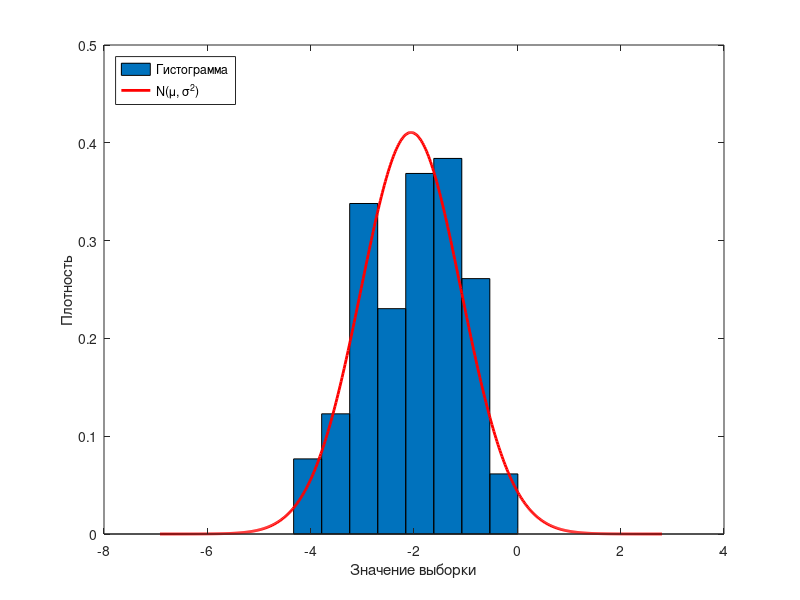
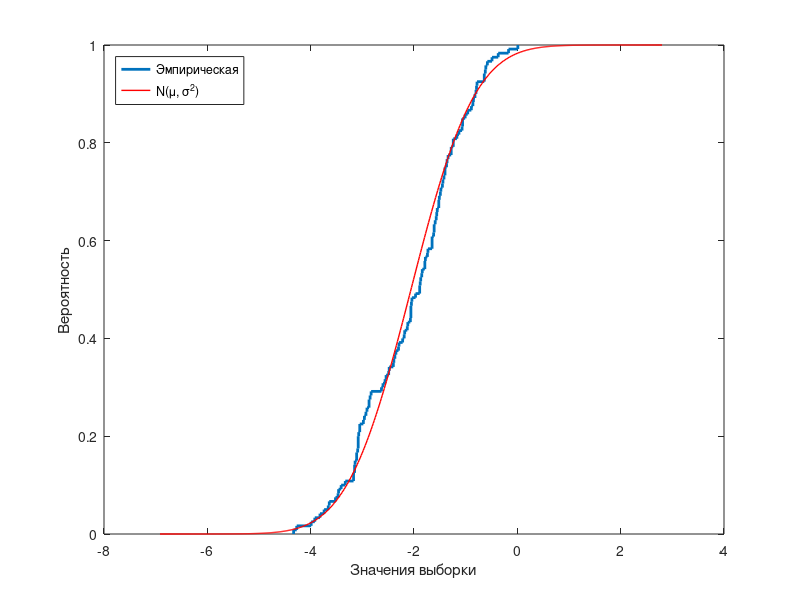

Here is the MATLAB script that generated these plots, in order:
clear all;
x = [-2.54,-0.79,-4.27,-3.09,-3.82,-0.61,-0.64,-1.24,-1.73,-2.91,-1.48,-1.28,-0.37,-1.88,-2.19,-1.61,-1.52,-3.17,-1.36,-3.08,-3.11,-3.07,-1.57,-1.51,-2.37,-0.58,-3.05,-2.93,-1.01,-1.40,-2.06,-3.05,-1.84,-1.24,-1.89,-2.06,-1.59,-2.83,-1.07,-2.96,-3.17,-3.08,-0.49,-3.11,-3.14,-2.30,-3.99,-1.56,-1.28,-3.46,-2.63,-0.82,-2.18,-0.89,-3.08,-1.13,-1.62,-1.06,-2.98,-1.55,-1.49,-1.65,-1.45,-2.29,-0.85,-1.44,-2.87,-2.40,-2.13,-3.52,-1.42,-3.64,-3.47,-2.05,-2.39,-2.07,-0.80,-1.52,-3.92,-2.22,-0.78,-2.60,-1.78,-1.61,-1.65,-2.06,-3.33,-3.41,-1.97,-1.74,-2.04,0.01,-1.37,-3.15,-2.35,-3.66,-1.79,-2.56,-1.87,-1.06,-0.64,-2.49,-1.85,-1.40,-0.86,-0.17,-0.62,-2.85,-2.12,-1.17,-2.48,-1.65,-3.74,-2.87,-3.15,-1.89,-1.34,-4.33,-0.96,-1.79]; 
n = length(x);
Mmax = max(x);
Mmin = min(x);
R = Mmax - Mmin;
mu = sum(x) / n;
Ssq = sum((x - mu).^2) / (n - 1);
fprintf('Максимальное значение выборки: %.3f\n', Mmax);
fprintf('Минимальное значение выборки: %.3f\n', Mmin);
fprintf('Размах выборки: %.3f\n', R);
fprintf('Оценка математического ожидания: %.3f\n', mu);
fprintf('Оценка дисперсии: %.3f\n', Ssq);

m = floor(log2(n)) + 2;
[arr_n, arr_c] = hist(x, m);
fprintf('Количество промежутков: %d\n', m);
fprintf('|---|------------------|-----|\n');
fprintf('│ i │        J_i       │ n_i │\n');
fprintf('|---|------------------|-----|\n');
half_delta = R / (2 * m);
for i = 1 : length(arr_c)
    l = arr_c(i) - half_delta;
    r = arr_c(i) + half_delta;
    if (i ~= length(arr_c))
        fprintf('│%2d │ [%.3f, % .3f) │%4d │\n', i, l, r, arr_n(i));
    else
        fprintf('│%2d │ [%.3f, % .3f] │%4d │\n', i, l, r, arr_n(i));
    end    
end
fprintf('|---|------------------|-----|\n');

sigma = sqrt(Ssq);
points = linspace(mu - 5*sigma, mu + 5*sigma, 500);
f = normpdf(points, mu, sigma);
norm_arr_n = arr_n / (sum(arr_n) * half_delta * 2);
figure('Name', 'Гистограмма и функция плотности')
bar(arr_c, norm_arr_n, 1);
hold on;
plot(points, f, 'LineWidth', 2, 'color', 'red');
xlabel('Значение выборки');
ylabel('Плотность');
legend('Гистограмма', 'N(\mu, \sigma^2)', 'Location', 'northwest');
hold off;

F = normcdf(points, mu, sigma);
[Fn, xn] = ecdf(x);
figure('Name', 'Функции распределения')
stairs(xn, Fn, 'LineWidth', 2); 
hold on;
plot(points, F, 'LineWidth', 1, 'color', 'red'); 
xlabel('Значения выборки');
ylabel('Вероятность');
legend('Эмпирическая', 'N(\mu, \sigma^2)', 'Location', 'northwest');
hold off;
